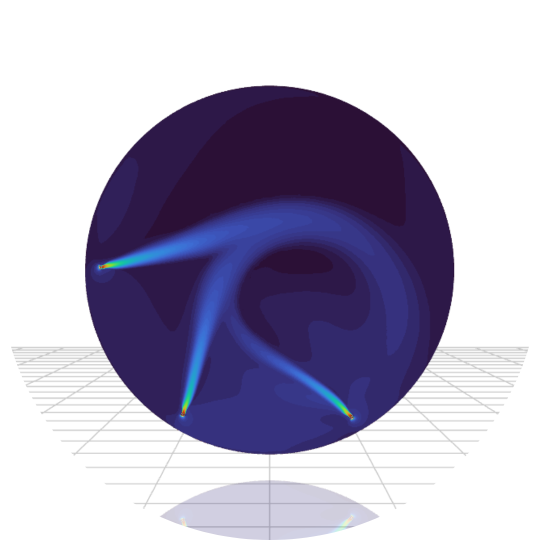
#> input picture data/Vel1.png, 1080 x 1080 px (shown at 1/2 size)
$ python CompararImagens_RGB.py
#> lines starting #> are read from the running program, lines starting #| are printed output that depends on the picture; long printed decimals are rounded
from PIL import Image
import numpy as np
import matplotlib.pyplot as plt
from skimage.metrics import structural_similarity as ssim

# Carregar as imagens
img1 = Image.open('../data/Vel1.png')
#> img1 is the input picture: PIL image 1080x1080 RGB; mean R, G, B 176.6, 172, 193.8
img2 = Image.open('../data/Vel2.png')
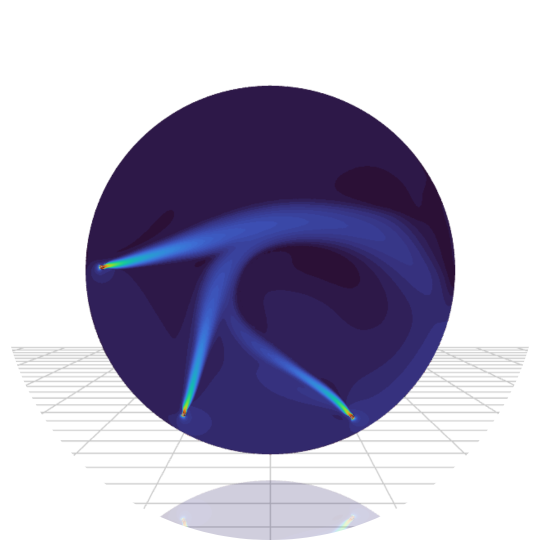
#> input picture data/Vel2.png, 1080 x 1080 px (shown at 1/2 size)
#> img2 is the input picture: PIL image 1080x1080 RGB; mean R, G, B 176.5, 172, 194

# Redimensionar a segunda imagem para ter as mesmas dimensões da primeira
img2_resized = img2.resize(img1.size)

# Calcular MSE
def mse(imageA, imageB):
    # Converter as imagens para arrays numpy
    arrA = np.array(imageA)
    arrB = np.array(imageB)
    # Calcular o erro quadrático médio
    err = np.sum((arrA - arrB) ** 2)
#> err = 48965363
    err /= float(arrA.shape[0] * arrA.shape[1] * arrA.shape[2])
#> err = 13.99
    return err

mse_value = mse(img1, img2_resized)
#> mse_value = 13.99
print(f'Mean Squared Error: {mse_value}')
#| Mean Squared Error: 13.993

# Calcular SSIM
img1_array = np.array(img1)
img2_resized_array = np.array(img2_resized)

# Calcular SSIM para cada canal de cor
ssim_value_r, _ = ssim(img1_array[:, :, 0], img2_resized_array[:, :, 0], full=True)
#> ssim_value_r = 0.984
ssim_value_g, _ = ssim(img1_array[:, :, 1], img2_resized_array[:, :, 1], full=True)
#> ssim_value_g = 0.964
ssim_value_b, _ = ssim(img1_array[:, :, 2], img2_resized_array[:, :, 2], full=True)
#> ssim_value_b = 0.949

# Média dos SSIMs dos três canais
ssim_value = (ssim_value_r + ssim_value_g + ssim_value_b) / 3
#> ssim_value = 0.966
print(f'Structural Similarity Index (SSIM): {ssim_value}')
#| Structural Similarity Index (SSIM): 0.9656

# Exibir as imagens
plt.figure(figsize=(10, 5))
plt.subplot(1, 2, 1)
plt.title('Imagem 1')
plt.imshow(img1)

plt.subplot(1, 2, 2)
plt.title('Imagem 2')
plt.imshow(img2_resized)

plt.show()
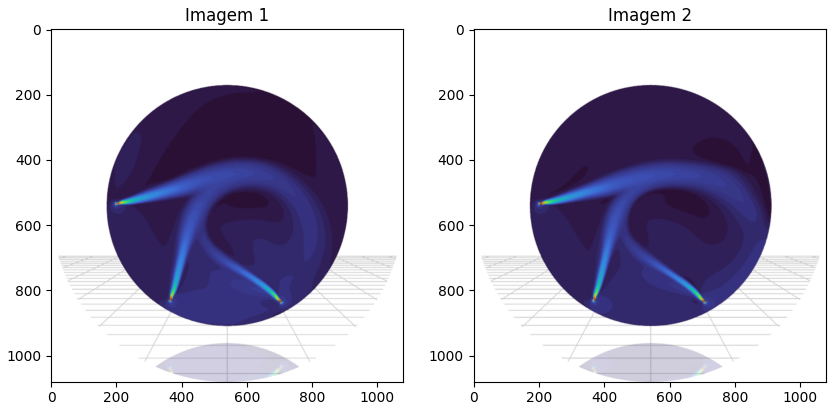
#> figure drawn by matplotlib, 2 panels
